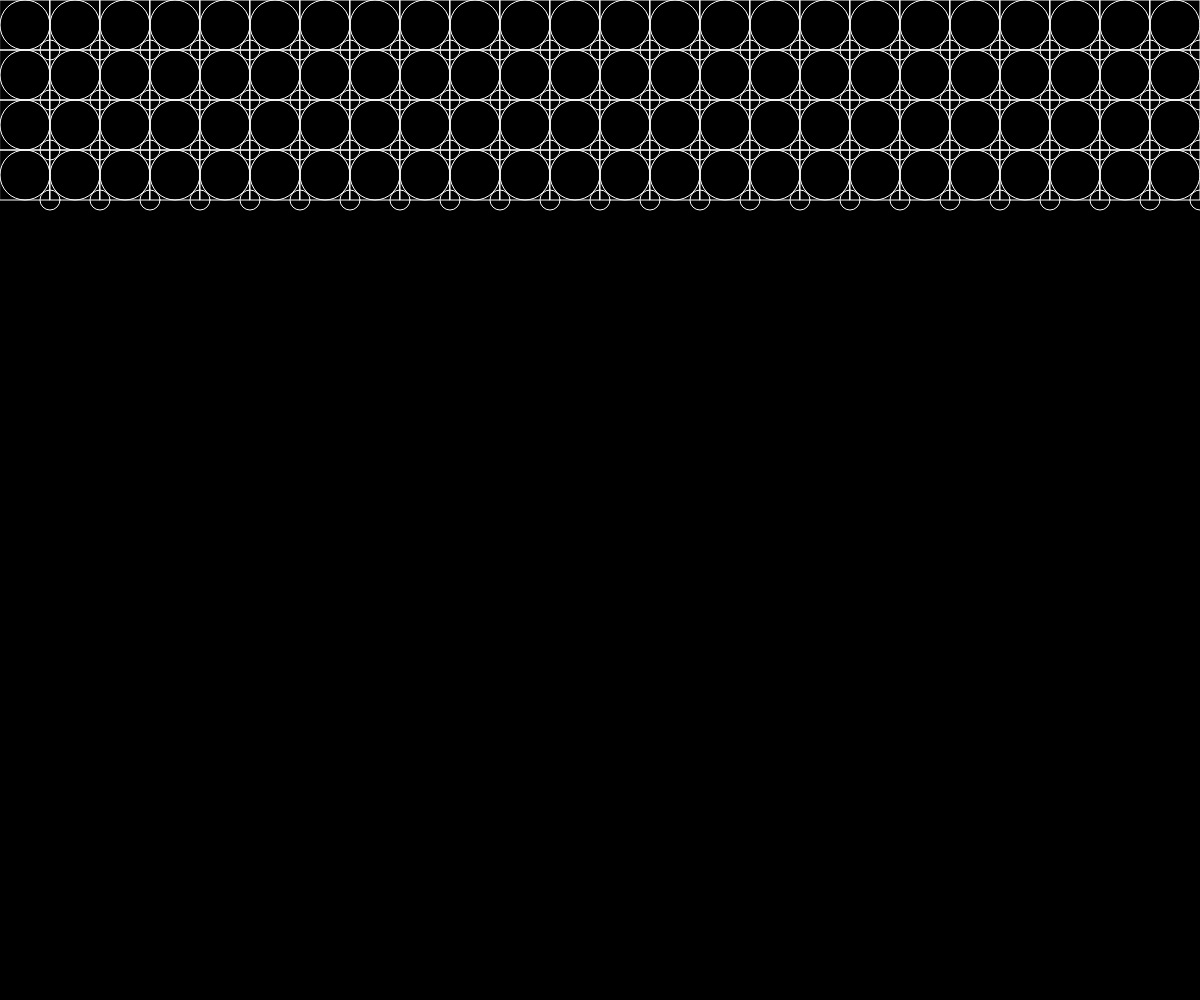
Frame 1 (no input)
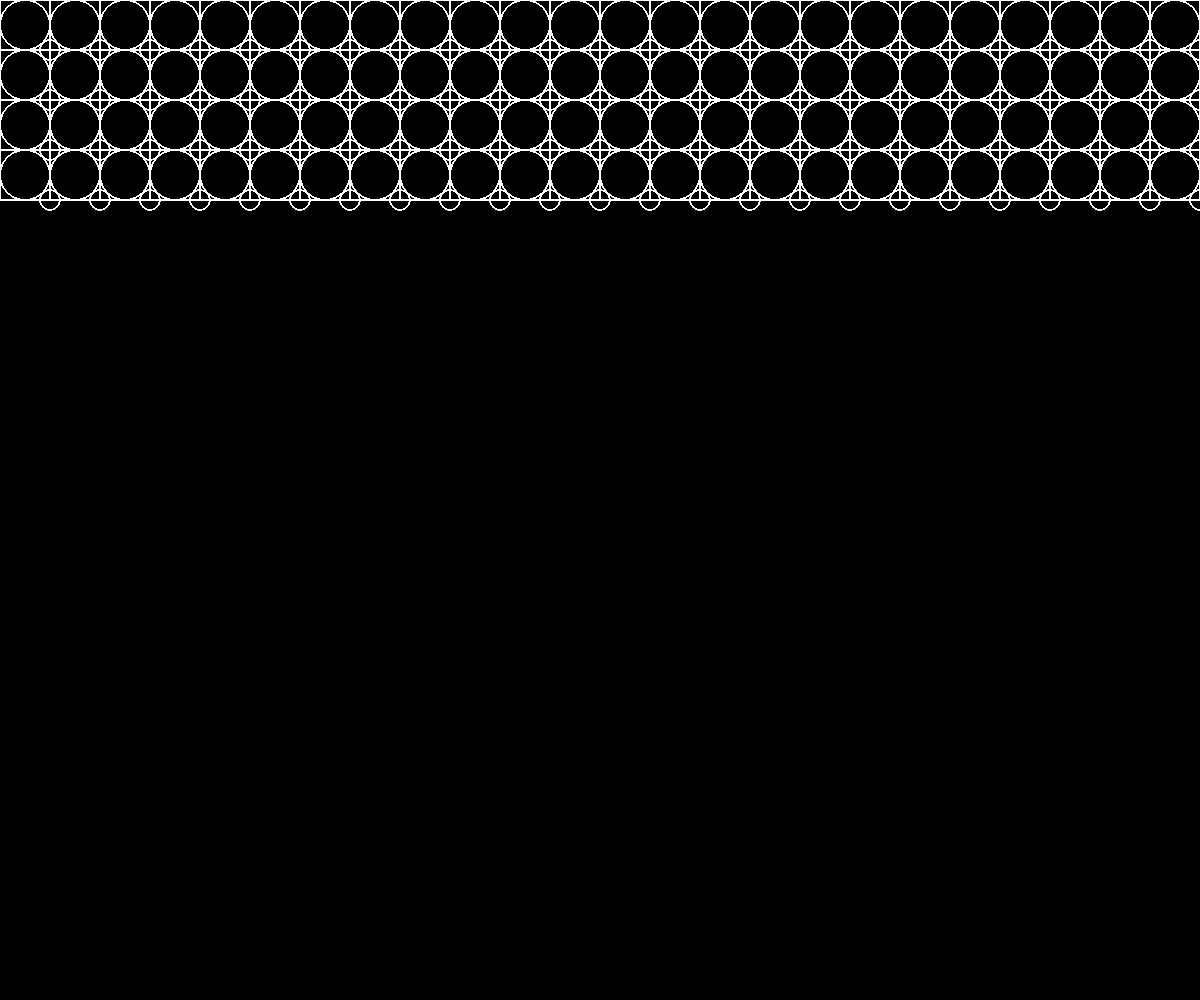
Frame 60 (no input)
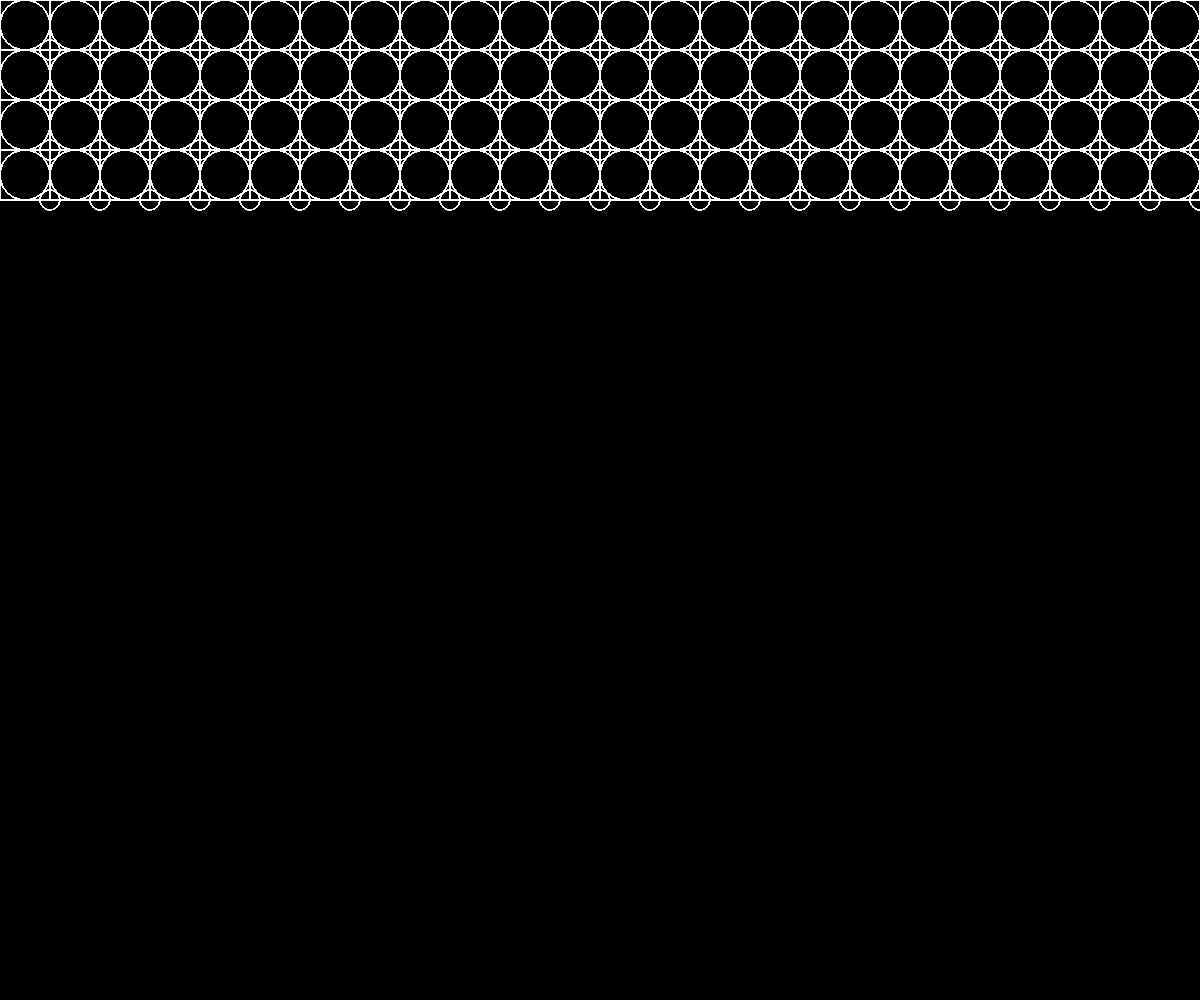
Frame 120 (the mouse pressed at the canvas centre since frame 60)

The p5.js sketch that drew these frames (run headless with seeded random() and noise() and a simulated clock; from frame 60 on, the mouse is pressed at the canvas centre):

// p5.js sketch
// ── sketch.js
function setup() {
  createCanvas(windowWidth, windowHeight);
  background(0);//背景顏色
 }
 
 function draw() {
  
   rectMode(CENTER)//設定方框的座標點為中心點
   noFill()//不充滿顏色
   stroke(255)//線條顏色
   
   for(var i=0;i<int(width/(49));i++)
     {
   ellipse(25+(i*50),25,50)        
   rect(25+(i*50),25,50)
   ellipse(50+(i*50),50,20)
   
   ellipse(25+(i*50),25+50,50)        
   rect(25+(i*50),25+50,50)
   ellipse(50+(i*50),50+50,20)

   ellipse(25+(i*50),25+50*2,50)        
   rect(25+(i*50),25+50*2,50)
   ellipse(50+(i*50),50+50*2,20)

   ellipse(25+(i*50),25+50*3,50)        
   rect(25+(i*50),25+50*3,50)
   ellipse(50+(i*50),50+50*3,20)
     }
  }
